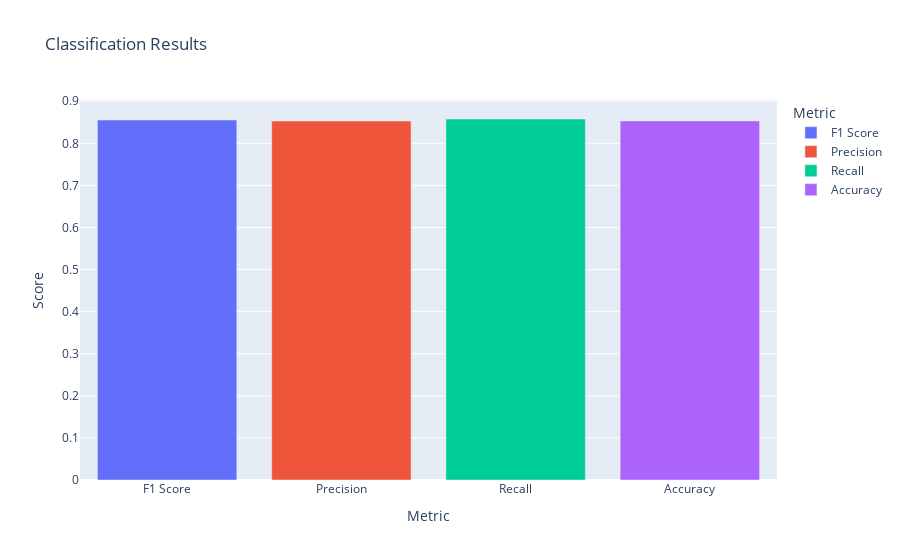

Here is the notebook cell this chart was saved with:
### Code cell
f1 = f1_score(y_test, y_pred)
precision = precision_score(y_test, y_pred)
recall = recall_score(y_test, y_pred)
accuracy = accuracy_score(y_test, y_pred)

# Metrik değerlerini bir liste içinde sakla
scores = [f1, precision, recall, accuracy]
labels = ['F1 Score', 'Precision', 'Recall', 'Accuracy']

# Verileri bir DataFrame'e dönüştür
data = {'Metric': labels, 'Score': scores}
df = pd.DataFrame(data)

# Çubuk grafik kullanarak sonuçları görselleştir
fig = px.bar(df, x='Metric', y='Score', color='Metric', title='Classification Results')
fig.show()

### Figure 1 — Plotly figure (JSON) as saved in the notebook; plotly's stock layout.template omitted (floating-point values rounded to 4 significant figures)
{"data": [{"alignmentgroup": "True", "hovertemplate": "Metric=%{x}<br>Score=%{y}<extra></extra>", "legendgroup": "F1 Score", "marker": {"color": "#636efa", "pattern": {"shape": ""}}, "name": "F1 Score", "offsetgroup": "F1 Score", "orientation": "v", "showlegend": true, "textposition": "auto", "type": "bar", "x": ["F1 Score"], "xaxis": "x", "y": [0.8554], "yaxis": "y"}, {"alignmentgroup": "True", "hovertemplate": "Metric=%{x}<br>Score=%{y}<extra></extra>", "legendgroup": "Precision", "marker": {"color": "#EF553B", "pattern": {"shape": ""}}, "name": "Precision", "offsetgroup": "Precision", "orientation": "v", "showlegend": true, "textposition": "auto", "type": "bar", "x": ["Precision"], "xaxis": "x", "y": [0.8529], "yaxis": "y"}, {"alignmentgroup": "True", "hovertemplate": "Metric=%{x}<br>Score=%{y}<extra></extra>", "legendgroup": "Recall", "marker": {"color": "#00cc96", "pattern": {"shape": ""}}, "name": "Recall", "offsetgroup": "Recall", "orientation": "v", "showlegend": true, "textposition": "auto", "type": "bar", "x": ["Recall"], "xaxis": "x", "y": [0.8578], "yaxis": "y"}, {"alignmentgroup": "True", "hovertemplate": "Metric=%{x}<br>Score=%{y}<extra></extra>", "legendgroup": "Accuracy", "marker": {"color": "#ab63fa", "pattern": {"shape": ""}}, "name": "Accuracy", "offsetgroup": "Accuracy", "orientation": "v", "showlegend": true, "textposition": "auto", "type": "bar", "x": ["Accuracy"], "xaxis": "x", "y": [0.8531], "yaxis": "y"}], "layout": {"barmode": "relative", "legend": {"title": {"text": "Metric"}, "tracegroupgap": 0}, "title": {"text": "Classification Results"}, "xaxis": {"anchor": "y", "categoryarray": ["F1 Score", "Precision", "Recall", "Accuracy"], "categoryorder": "array", "domain": [0, 1], "title": {"text": "Metric"}}, "yaxis": {"anchor": "x", "domain": [0, 1], "title": {"text": "Score"}}}}
